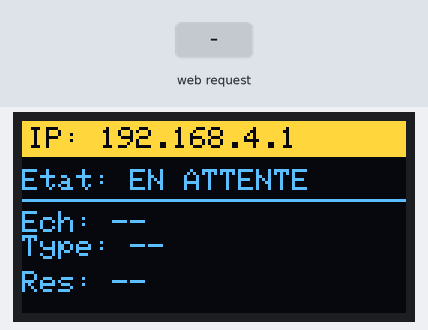
Recording of a sketch running on a simulated ESP8266 (NodeMCU). Parts: 128×64 one-colour display. The test bench sets the inputs (shaded band). The OLED is the two-colour kind (top 16 rows yellow); what the sketch prints to the serial monitor is not drawn.

Above: at 1.2 s.
1.3 s: HTTP request GET /api/order received
At 2.4 s:
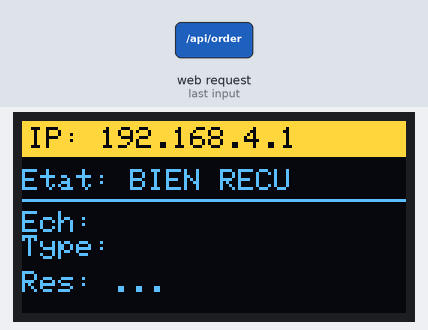
At 9.1 s:
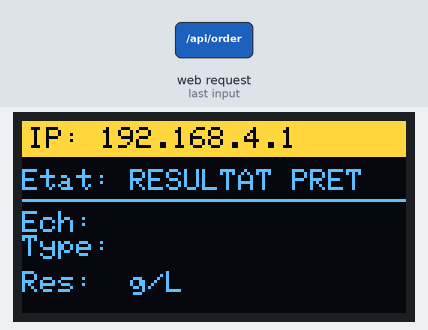
Timing chart, 0 to 10.6 s (numbered marks = the images above; inputs shaded):
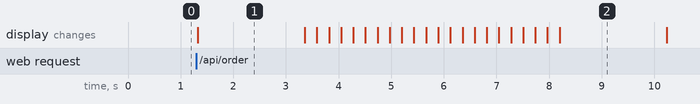

The sketch:

ESP8266_LIS_Dashboard.ino
```cpp
#include <ESP8266WiFi.h>
#include <ESP8266WebServer.h>
#include <Wire.h>
#include <Adafruit_GFX.h>
#include <Adafruit_SSD1306.h>

#define SCREEN_WIDTH 128
#define SCREEN_HEIGHT 64
Adafruit_SSD1306 display(SCREEN_WIDTH, SCREEN_HEIGHT, &Wire, -1);

ESP8266WebServer server(80);

String state     = "EN ATTENTE";
String echantillon = "--";
String analyse   = "--";
String resultat  = "--";
int    progress  = 0;
int    etape     = 1;
bool   nouvelleCommande = false;

String cmdId   = "";
String cmdType = "";
String cmdVal  = ""; // <-- المتغير الجديد اللي غيخزن النتيجة اللي كتبتي فالتليفون

// =========================================================================
const char MAIN_page[] PROGMEM = R"=====(
<!DOCTYPE html>
<html lang="fr">
<head>
  <meta charset="UTF-8">
  <meta name="viewport" content="width=device-width, initial-scale=1.0, maximum-scale=1.0, user-scalable=no">
  <title>LIS — Automate ASTM</title>
  <style>
    *, *::before, *::after { box-sizing: border-box; margin: 0; padding: 0; }
    :root {
      --navy:    #0b1622; --panel:   #111d2c; --card:    #162032;
      --border:  #1e3a5f; --accent:  #1a8cff; --accent2: #0d6ecc;
      --green:   #00c896; --amber:   #f5a623; --red:     #e84040;
      --text1:   #e8f0fe; --text2:   #7a9bbf; --text3:   #3d5c7a;
      --mono:    'Courier New', 'Lucida Console', monospace;
      --sans:    system-ui, -apple-system, 'Segoe UI', sans-serif;
    }
    body { font-family: var(--sans); background: var(--navy); color: var(--text1); min-height: 100vh; display: flex; flex-direction: column; }
    header { background: var(--panel); border-bottom: 1px solid var(--border); padding: 0 15px; height: 60px; display: flex; align-items: center; justify-content: space-between; position: sticky; top: 0; z-index: 10; }
    .header-left { display: flex; align-items: center; gap: 10px; }
    .logo-mark { width: 34px; height: 34px; background: var(--accent); border-radius: 8px; display: flex; align-items: center; justify-content: center; font-family: var(--mono); font-weight: 700; font-size: 13px; color: #fff; }
    .app-title { font-size: 14px; font-weight: 600; color: var(--text1); }
    .app-sub { font-size: 10px; color: var(--text2); text-transform: uppercase; }
    main { flex: 1; padding: 15px; max-width: 1000px; width: 100%; margin: 0 auto; display: flex; flex-direction: column; gap: 15px; }

    .two-col { display: grid; grid-template-columns: 1fr 1fr; gap: 15px; }
    @media (max-width: 768px) { .two-col { grid-template-columns: 1fr; } } /* 100% Responsive for Mobile */

    .panel { background: var(--panel); border: 1px solid var(--border); border-radius: 12px; padding: 15px; display: flex; flex-direction: column; gap: 12px; }
    .panel-head { display: flex; align-items: center; gap: 10px; padding-bottom: 10px; border-bottom: 1px solid var(--border); }
    .panel-title { font-size: 14px; font-weight: 600; }

    .field-group { display: flex; flex-direction: column; gap: 4px; }
    .field-label { font-size: 11px; text-transform: uppercase; color: var(--text2); }
    .field-input { background: var(--card); border: 1px solid var(--border); border-radius: 8px; color: var(--text1); font-size: 14px; padding: 12px; width: 100%; outline: none; }
    .field-input:focus { border-color: var(--accent); }
    .btn-send { margin-top: 10px; padding: 14px; background: var(--accent); border: none; border-radius: 8px; color: #fff; font-size: 15px; font-weight: bold; cursor: pointer; width: 100%; transition: 0.2s; }
    .btn-send:active { transform: scale(0.98); }

    .metrics { display: grid; grid-template-columns: repeat(auto-fit, minmax(80px, 1fr)); gap: 10px; }
    .metric { background: var(--card); border: 1px solid var(--border); border-radius: 8px; padding: 10px; text-align: center; }
    .metric-label { font-size: 10px; color: var(--text2); text-transform: uppercase; margin-bottom: 5px; }
    .metric-value { font-size: 16px; font-weight: bold; color: var(--text1); }
    .metric-value.result { color: var(--green); }

    .prog-wrap { background: var(--card); border: 1px solid var(--border); border-radius: 8px; padding: 12px; }
    .prog-header { display: flex; justify-content: space-between; margin-bottom: 8px; font-size: 11px; color: var(--text2); }
    .prog-track { height: 8px; background: var(--border); border-radius: 4px; overflow: hidden; }
    .prog-fill { height: 100%; width: 0%; background: linear-gradient(90deg, var(--accent), var(--green)); transition: 0.5s; }

    .timeline { display: flex; justify-content: space-between; position: relative; margin-top: 10px; overflow-x: auto; padding-bottom: 10px;}
    .tl-track { position: absolute; top: 15px; left: 15px; right: 15px; height: 2px; background: var(--border); }
    .tl-fill { height: 100%; background: var(--green); width: 0%; transition: 0.6s; }
    .step { position: relative; z-index: 2; display: flex; flex-direction: column; align-items: center; gap: 5px; flex: 1; min-width: 60px; }
    .step-circle { width: 30px; height: 30px; border-radius: 50%; background: var(--card); border: 2px solid var(--border); display: flex; align-items: center; justify-content: center; font-size: 12px; font-weight: bold; color: var(--text2); transition: 0.3s; }
    .step-label { font-size: 9px; text-align: center; color: var(--text2); }
    .step.done .step-circle { background: rgba(0,200,150,0.15); border-color: var(--green); color: var(--green); }
    .step.active .step-circle { background: rgba(245,166,35,0.15); border-color: var(--amber); color: var(--amber); box-shadow: 0 0 10px rgba(245,166,35,0.3); }
  </style>
</head>
<body>
  <header>
    <div class="header-left">
      <div class="logo-mark">LIS</div>
      <div>
        <div class="app-title">Laboratoire SI</div>
        <div class="app-sub">Supervision Automate</div>
      </div>
    </div>
  </header>
  <main>
    <div class="two-col">
      <!-- PANEL SAISIE -->
      <div class="panel">
        <div class="panel-head"><div><div class="panel-title">Saisie LIS / Simulateur</div></div></div>

        <div class="field-group">
          <div class="field-label">N° Échantillon</div>
          <input class="field-input" type="text" id="inputId" value="456">
        </div>

        <div class="field-group">
          <div class="field-label">Type d'analyse</div>
          <select class="field-input" id="inputType">
            <option value="GLUCOSE">Glucose</option>
            <option value="CHOLESTEROL">Cholestérol</option>
            <option value="UREE">Urée</option>
            <option value="CREATININE">Créatinine</option>
            <option value="TRIGLYCERIDES">Triglycérides</option>
            <option value="HEMOGLOBINE">Hémoglobine</option>
          </select>
        </div>

        <div class="field-group">
          <div class="field-label">Valeur à simuler (ex: 1.88)</div>
          <input class="field-input" type="number" step="0.01" id="inputResult" value="1.88">
        </div>

        <button class="btn-send" id="btnSend" onclick="envoyerPrescription()">▶ Lancer l'Analyse</button>
      </div>

      <!-- PANEL RESULTAT -->
      <div class="panel">
        <div class="panel-head"><div><div class="panel-title">État de l'Automate : <span id="stateBadge" style="color:var(--amber)">EN ATTENTE</span></div></div></div>
        <div class="metrics">
          <div class="metric"><div class="metric-label">Échantillon</div><div class="metric-value" id="echID">--</div></div>
          <div class="metric"><div class="metric-label">Analyse</div><div class="metric-value" id="anaType">--</div></div>
          <div class="metric"><div class="metric-label">Résultat</div><div class="metric-value result" id="resultVal">--</div></div>
        </div>
        <div class="prog-wrap">
          <div class="prog-header"><span>Progression</span><span id="progPct" style="color:var(--green)">0 %</span></div>
          <div class="prog-track"><div class="prog-fill" id="progressBar"></div></div>
        </div>
      </div>
    </div>

    <!-- TIMELINE -->
    <div class="panel" style="overflow:hidden;">
      <div class="timeline">
        <div class="tl-track"><div class="tl-fill" id="tlFill"></div></div>
        <div class="step" id="s1"><div class="step-circle">1</div><div class="step-label">Prescription</div></div>
        <div class="step" id="s2"><div class="step-circle">2</div><div class="step-label">Reçu</div></div>
        <div class="step" id="s3"><div class="step-circle">3</div><div class="step-label">Analyse</div></div>
        <div class="step" id="s4"><div class="step-circle">4</div><div class="step-label">Résultat</div></div>
        <div class="step" id="s5"><div class="step-circle">5</div><div class="step-label">Validation</div></div>
      </div>
    </div>
  </main>

  <script>
    function envoyerPrescription() {
      var id   = document.getElementById('inputId').value;
      var type = document.getElementById('inputType').value;
      var val  = document.getElementById('inputResult').value; // Récupère la valeur tapée

      if (!id || !val) { alert("Veuillez remplir l'ID et la valeur."); return; }

      var btn = document.getElementById('btnSend');
      btn.textContent = '↻ Envoi...';

      fetch('/api/order?id=' + encodeURIComponent(id) + '&type=' + type + '&val=' + encodeURIComponent(val))
        .then(() => setTimeout(() => btn.textContent = '▶ Lancer l\'Analyse', 1500));
    }

    function fetchData() {
      fetch('/api/data')
        .then(r => r.json())
        .then(d => {
          document.getElementById('echID').textContent    = d.echantillon;
          document.getElementById('anaType').textContent  = d.analyse;
          document.getElementById('resultVal').textContent= d.resultat;
          document.getElementById('progressBar').style.width = d.progress + '%';
          document.getElementById('progPct').textContent  = d.progress + ' %';
          document.getElementById('stateBadge').textContent = d.state;

          for (var i = 1; i <= 5; i++) {
            var s = document.getElementById('s' + i);
            s.className = 'step' + (i < d.etape ? ' done' : (i == d.etape ? ' active' : ''));
          }
          document.getElementById('tlFill').style.width = ((d.etape - 1) / 4 * 100) + '%';
        });
    }
    setInterval(fetchData, 1000);
  </script>
</body>
</html>
)=====";

// =========================================================================

void handleRoot()  { server.send(200, "text/html", MAIN_page); }

void handleData() {
  String json = "{\"state\":\"" + state + "\",\"echantillon\":\"" + echantillon + "\",\"analyse\":\"" + analyse + "\",\"resultat\":\"" + resultat + "\",\"progress\":" + String(progress) + ",\"etape\":" + String(etape) + "}";
  server.send(200, "application/json", json);
}

void handleOrder() {
  cmdId   = server.arg("id");
  cmdType = server.arg("type");
  cmdVal  = server.arg("val"); // القيمة اللي دخل اليوزر
  nouvelleCommande = true;
  server.send(200, "text/plain", "OK");
}

void updateOLED() {
  display.clearDisplay();
  display.fillRect(0, 0, 128, 12, WHITE);
  display.setTextColor(BLACK, WHITE);
  display.setCursor(2, 2);
  display.print("IP: "); display.print(WiFi.softAPIP().toString());
  display.setTextColor(WHITE, BLACK);
  display.setCursor(0, 16);
  display.print("Etat: "); display.println(state);
  display.drawLine(0, 26, 128, 26, WHITE);
  display.setCursor(0, 30);
  display.print("Ech: ");  display.println(echantillon);
  display.print("Type: "); display.println(analyse);
  if (progress > 0) {
    display.drawRect(0, 50, 128, 10, WHITE);
    int fillWidth = map(progress, 0, 100, 0, 124);
    display.fillRect(2, 52, fillWidth, 6, WHITE);
  } else {
    display.setCursor(0, 50);
    display.print("Res: "); display.print(resultat);
  }
  display.display();
}

void attenteActive(int tempsMs) {
  unsigned long debut = millis();
  while (millis() - debut < tempsMs) {
    server.handleClient();
    yield();
    delay(10);
  }
}

void setup() {
  Serial.begin(9600);
  Wire.begin(12, 14); // تأكد من الـ pins ديال الشاشة ديالك
  if (!display.begin(SSD1306_SWITCHCAPVCC, 0x3C)) {
    Serial.println("Erreur OLED");
    for (;;);
  }
  WiFi.mode(WIFI_AP);
  WiFi.softAP("CHU_Automate_Pro", "12345678");
  server.on("/",          handleRoot);
  server.on("/api/data",  handleData);
  server.on("/api/order", handleOrder);
  server.begin();
  updateOLED();
}

void loop() {
  server.handleClient();

  if (nouvelleCommande) {
    nouvelleCommande = false;

    // ── ETAPE 2 : Réception
    etape = 2; state = "BIEN RECU";
    echantillon = cmdId; analyse = cmdType; resultat = "...";
    updateOLED();
    attenteActive(2000);

    // ── ETAPE 3 : Analyse
    etape = 3; state = "ANALYSE EN COURS";
    for (int i = 0; i <= 100; i += 5) {
      progress = i; updateOLED(); attenteActive(200);
    }

    // ── ETAPE 4 : Résultat (باستعمال القيمة اللي دخلها اليوزر)
    etape = 4; progress = 0; state = "RESULTAT PRET";
    resultat = cmdVal + " g/L"; // النتيجة اللي كتبتي فالتليفون
    updateOLED();

    // Envoi au Arduino (LIS) via Serial
    Serial.println("R|" + cmdId + "|" + cmdType + "|" + resultat);
    attenteActive(2000);

    // ── ETAPE 5 : Validation
    etape = 5; state = "VALIDE - LIS";
    updateOLED();
    attenteActive(3000);

    // ── Retour état initial
    etape = 1; state = "EN ATTENTE";
    echantillon = "--"; analyse = "--"; resultat = "--";
    updateOLED();
  }
}
```

Measured:
- after the input at 1.3 s, the display: changes at once (image 1)
- what the display in image 1 shows lasts 2.1 s, from 1.3 s to 3.4 s
